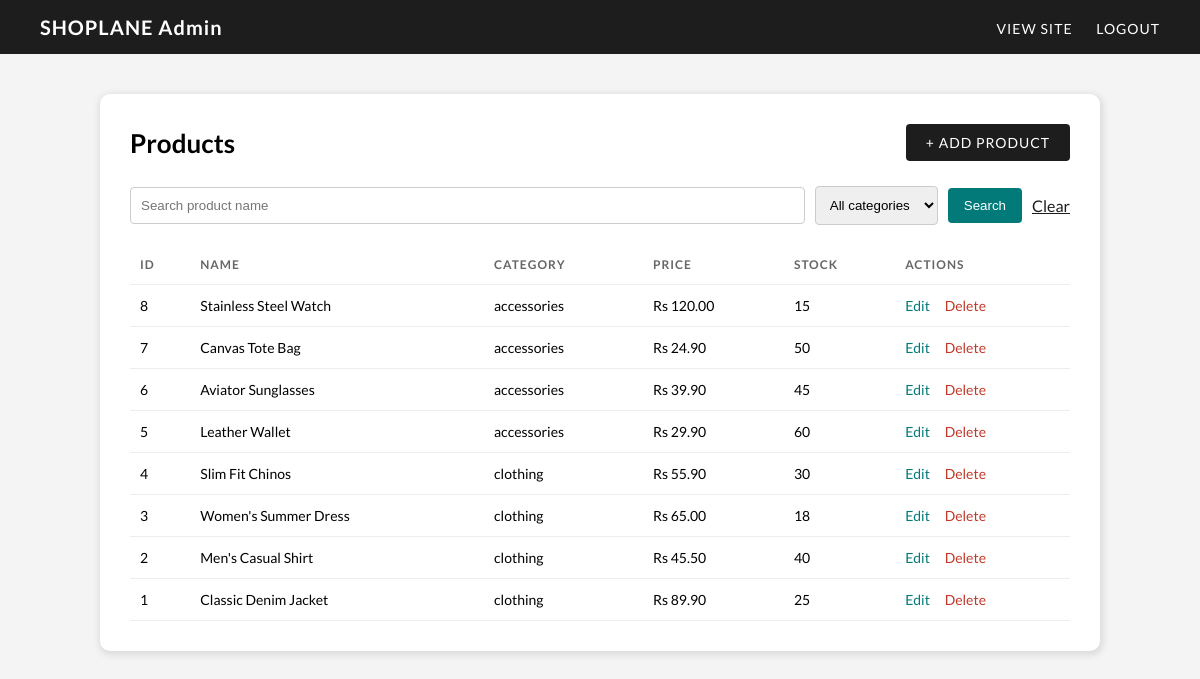
/admin/index.php (signed in), run on the app's committed database.
### tables this page shows
CREATE TABLE products (
  id INT AUTO_INCREMENT PRIMARY KEY,
  name VARCHAR(150) NOT NULL,
  description TEXT,
  price DECIMAL(10,2) NOT NULL,
  image VARCHAR(255),
  category VARCHAR(80),
  stock INT DEFAULT 0,
  created_at TIMESTAMP DEFAULT CURRENT_TIMESTAMP
);

### includes/functions.php (called while the page is built)
<?php
function asset($relativePath)
{
    $fullPath = __DIR__ . '/../' . $relativePath;
    $version = file_exists($fullPath) ? filemtime($fullPath) : time();
    return $relativePath . '?v=' . $version;
}

### admin/index.php (the view, shortened to what this page needs)
<?php
require_once __DIR__ . '/../includes/db.php';
$search = trim($_GET['q'] ?? '');
$sql = 'SELECT id, name, price, category, stock FROM products WHERE 1=1';
$params = [];
$sql .= ' ORDER BY id DESC';
$stmt = $pdo->prepare($sql);
$stmt->execute($params);
$products = $stmt->fetchAll();
?>
<!DOCTYPE html>
<html lang="en">
<head>
    <link rel="stylesheet" href="../<?php echo asset('assets/css/admin.css'); ?>">
</head>
<body>
    <div id="adminBar">
        <div id="adminBrand"> SHOPLANE Admin </div>
        <div id="adminNav">
            <a href="../index.php"> View Site </a>
            <a href="../logout.php"> Logout </a>
        </div>
    </div>
    <div id="adminContainer">
        <div id="adminHeaderRow">
            <h1> Products </h1>
            <a href="product-add.php" id="adminAddBtn"> + Add Product </a>
        </div>
        <form class="adminSearch" method="get" action="index.php">
            <input type="search" name="q" value="<?php echo htmlspecialchars($search); ?>" placeholder="Search product name">
            <select name="category">
                <option value="">All categories</option>
            </select>
            <button type="submit">Search</button>
            <a href="index.php">Clear</a>
        </form>
        <div id="adminTableWrap">
        <table id="adminTable">
            <thead>
                <tr>
                    <th>ID</th>
                    <th>Name</th>
                    <th>Category</th>
                    <th>Price</th>
                    <th>Stock</th>
                    <th>Actions</th>
                </tr>
            </thead>
            <tbody>
                <?php foreach ($products as $product): ?>
                    <tr>
                        <td><?php echo (int) $product['id']; ?></td>
                        <td><?php echo htmlspecialchars($product['name']); ?></td>
                        <td><?php echo htmlspecialchars($product['category']); ?></td>
                        <td>Rs <?php echo htmlspecialchars(number_format($product['price'], 2)); ?></td>
                        <td><?php echo (int) $product['stock']; ?></td>
                        <td>
                            <a href="product-edit.php?id=<?php echo (int) $product['id']; ?>"> Edit </a>
                            <form class="inlineForm" method="post" action="product-delete.php" onsubmit="return confirm('Delete this product?');">
                                <button type="submit" class="adminDeleteBtn"> Delete </button>
                            </form>
                        </td>
                    </tr>
                <?php endforeach; ?>
            </tbody>
        </table>
        </div>
    </div>
</body>
</html>

### assets/css/admin.css (style rules this page uses)
* { box-sizing: border-box; }
body { margin: 0; font-family: 'Lato', sans-serif; background-color: #f4f4f4; }
#adminBar { display: flex; justify-content: space-between; align-items: center; padding: 15px 40px; background-color: rgb(29, 29, 29); color: white; }
#adminBrand { font-size: 20px; font-weight: bold; letter-spacing: 1px; }
#adminNav a { color: white; text-decoration: none; margin-left: 20px; font-size: 14px; text-transform: uppercase; letter-spacing: 1px; }
#adminContainer { max-width: 1000px; margin: 40px auto; padding: 30px; background-color: white; border-radius: 10px; box-shadow: 1px 2px 6px 2px rgb(219, 219, 219); }
#adminHeaderRow { display: flex; justify-content: space-between; align-items: center; margin-bottom: 25px; }
.adminSearch { display: flex; gap: 10px; align-items: center; margin-bottom: 20px; }
.adminSearch input, .adminSearch select { padding: 10px; border: 1px solid #ccc; border-radius: 4px; }
.adminSearch input { flex: 1; }
.adminSearch button { padding: 10px 16px; border: 0; border-radius: 4px; background: rgb(3, 122, 122); color: white; cursor: pointer; }
.adminSearch a { color: rgb(29, 29, 29); }
#adminHeaderRow h1 { margin: 0; font-size: 26px; }
#adminAddBtn { padding: 10px 20px; background-color: rgb(29, 29, 29); color: white; text-decoration: none; border-radius: 4px; font-size: 14px; text-transform: uppercase; letter-spacing: 1px; }
#adminTableWrap { width: 100%; overflow-x: auto; }
#adminTable { width: 100%; border-collapse: collapse; }
#adminTable th, #adminTable td { text-align: left; padding: 12px 10px; border-bottom: 1px solid #eee; font-size: 14px; }
#adminTable th { text-transform: uppercase; letter-spacing: 1px; font-size: 12px; color: #666; }
#adminTable a { color: rgb(3, 122, 122); text-decoration: none; margin-right: 12px; }
.inlineForm { display: inline; }
.adminDeleteBtn { background: none; border: none; color: #c0392b; cursor: pointer; font-size: 14px; padding: 0; font-family: 'Lato', sans-serif; }

### data on the page
products: id "8", name "Stainless Steel Watch", category "accessories", price "120.00", stock "15"
products: id "7", name "Canvas Tote Bag", category "accessories", price "24.90", stock "50"
products: id "6", name "Aviator Sunglasses", category "accessories", price "39.90", stock "45"
products: id "5", name "Leather Wallet", category "accessories", price "29.90", stock "60"
products: id "4", name "Slim Fit Chinos", category "clothing", price "55.90", stock "30"
products: id "3", name "Women's Summer Dress", category "clothing", price "65.00", stock "18"
products: id "2", name "Men's Casual Shirt", category "clothing", price "45.50", stock "40"
products: id "1", name "Classic Denim Jacket", category "clothing", price "89.90", stock "25"
